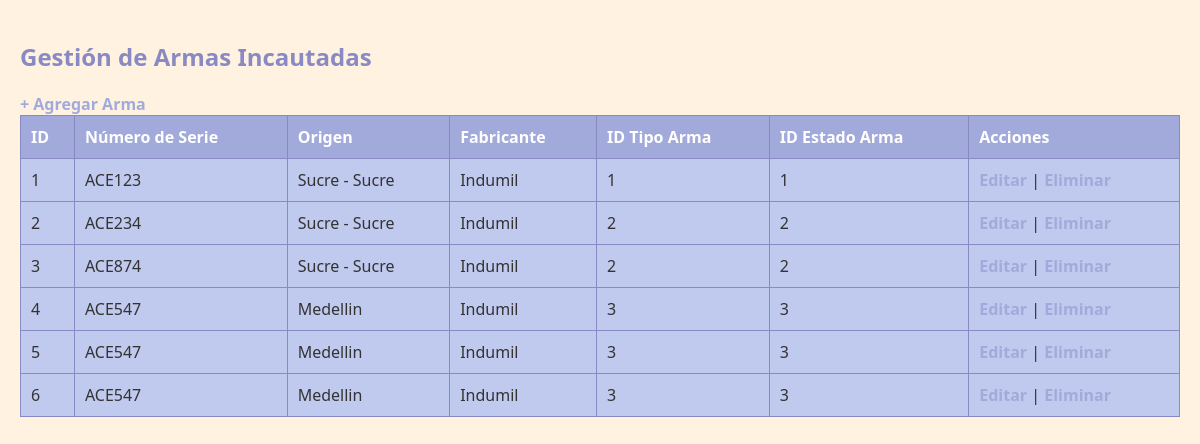
The page / on the database its author committed.
### tables this page shows
CREATE TABLE `arma` (
  `id_arma` int(11) NOT NULL,
  `numero_serie` varchar(50) NOT NULL,
  `origen` varchar(100) NOT NULL,
  `fabricante` varchar(100) DEFAULT NULL,
  `id_tipo_arma` int(11) DEFAULT NULL,
  `id_estado_arma` int(11) DEFAULT NULL
);

### index.php (the view, shortened to what this page needs)
<?php include 'db.php'; ?>
<!DOCTYPE html>
<html>
<head>
    <link rel="stylesheet" href="estilos.css">
</head>
<body>
    <h2>Gestión de Armas Incautadas</h2>
    <a href="crear.php">+ Agregar Arma</a>
    <table border="1">
        <tr>
            <th>ID</th>
            <th>Número de Serie</th>
            <th>Origen</th>
            <th>Fabricante</th>
            <th>ID Tipo Arma</th>
            <th>ID Estado Arma</th>
            <th>Acciones</th>
        </tr>
        <?php
        $resultado = $conexion->query("SELECT * FROM Arma");
        while ($fila = $resultado->fetch_assoc()) {
            echo "<tr>
                    <td>{$fila['id_arma']}</td>
                    <td>{$fila['numero_serie']}</td>
                    <td>{$fila['origen']}</td>
                    <td>{$fila['fabricante']}</td>
                    <td>{$fila['id_tipo_arma']}</td>
                    <td>{$fila['id_estado_arma']}</td>
                    <td>
                        <a href='editar.php?id={$fila['id_arma']}'>Editar</a> |
                        <a href='eliminar.php?id={$fila['id_arma']}'>Eliminar</a>
                    </td>
                </tr>";
        }
        ?>
    </table>
</body>
</html>

### db.php (shortened to what this page needs)
<!DOCTYPE html>
<html>
<head>
    <link rel="stylesheet" href="estilos.css">
</head>
<body>

### estilos.css (style rules this page uses)
body { background-color: #FFF2E0; font-family: 'Segoe UI', Tahoma, Geneva, Verdana, sans-serif; color: #333; margin: 0; padding: 20px; }
h2 { color: #898AC4; }
a { text-decoration: none; color: #A2AADB; font-weight: bold; }
table { width: 100%; border-collapse: collapse; background-color: #C0C9EE; }
table th, table td { padding: 10px; text-align: left; border: 1px solid #898AC4; }
table th { background-color: #A2AADB; color: white; }

### rows shown on the page
arma: id_arma "1", numero_serie "ACE123", origen "Sucre - Sucre", fabricante "Indumil", id_tipo_arma "1", id_estado_arma "1"
arma: id_arma "2", numero_serie "ACE234", origen "Sucre - Sucre", fabricante "Indumil", id_tipo_arma "2", id_estado_arma "2"
arma: id_arma "3", numero_serie "ACE874", origen "Sucre - Sucre", fabricante "Indumil", id_tipo_arma "2", id_estado_arma "2"
arma: id_arma "4", numero_serie "ACE547", origen "Medellin", fabricante "Indumil", id_tipo_arma "3", id_estado_arma "3"
arma: id_arma "5", numero_serie "ACE547", origen "Medellin", fabricante "Indumil", id_tipo_arma "3", id_estado_arma "3"
arma: id_arma "6", numero_serie "ACE547", origen "Medellin", fabricante "Indumil", id_tipo_arma "3", id_estado_arma "3"
